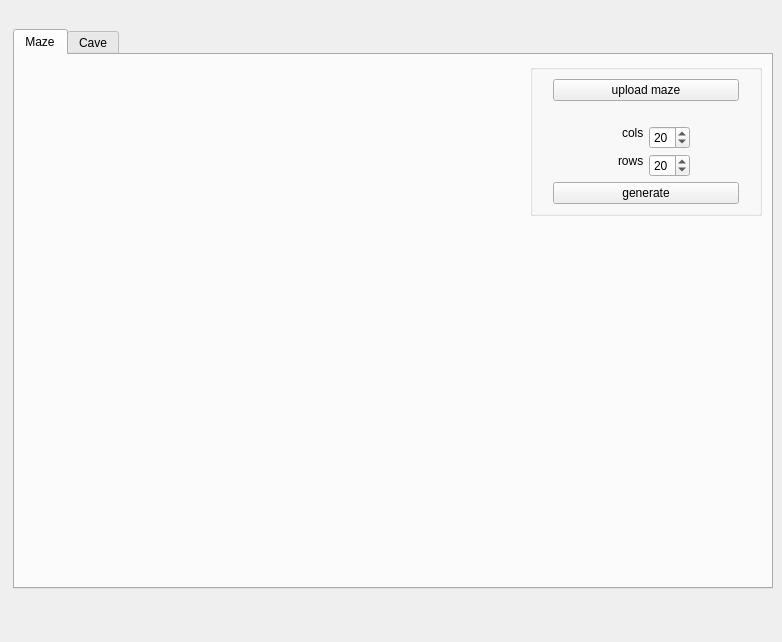
<?xml version="1.0" encoding="UTF-8"?>
<ui version="4.0">
 <class>MainWindow</class>
 <widget class="QMainWindow" name="MainWindow">
  <property name="geometry">
   <rect>
    <x>0</x>
    <y>0</y>
    <width>782</width>
    <height>642</height>
   </rect>
  </property>
  <property name="minimumSize">
   <size>
    <width>564</width>
    <height>642</height>
   </size>
  </property>
  <property name="maximumSize">
   <size>
    <width>100000</width>
    <height>100000</height>
   </size>
  </property>
  <property name="windowTitle">
   <string>MainWindow</string>
  </property>
  <widget class="QWidget" name="centralwidget">
   <property name="minimumSize">
    <size>
     <width>786</width>
     <height>618</height>
    </size>
   </property>
   <property name="maximumSize">
    <size>
     <width>786</width>
     <height>618</height>
    </size>
   </property>
   <layout class="QGridLayout" name="gridLayout_15" columnstretch="0">
    <item row="0" column="0" alignment="Qt::AlignHCenter">
     <widget class="QTabWidget" name="tabWidget">
      <property name="minimumSize">
       <size>
        <width>760</width>
        <height>560</height>
       </size>
      </property>
      <property name="maximumSize">
       <size>
        <width>760</width>
        <height>560</height>
       </size>
      </property>
      <property name="currentIndex">
       <number>0</number>
      </property>
      <widget class="QWidget" name="maze_tab">
       <attribute name="title">
        <string>Maze</string>
       </attribute>
       <layout class="QVBoxLayout" name="verticalLayout">
        <item>
         <layout class="QHBoxLayout" name="horizontalLayout_5">
          <item alignment="Qt::AlignLeft|Qt::AlignTop">
           <widget class="MazeCanvas" name="maze_canvas" native="true">
            <property name="minimumSize">
             <size>
              <width>500</width>
              <height>500</height>
             </size>
            </property>
            <property name="maximumSize">
             <size>
              <width>500</width>
              <height>500</height>
             </size>
            </property>
           </widget>
          </item>
          <item alignment="Qt::AlignTop">
           <widget class="QGroupBox" name="MazeControls">
            <layout class="QVBoxLayout" name="verticalLayout_7">
             <property name="spacing">
              <number>5</number>
             </property>
             <property name="leftMargin">
              <number>20</number>
             </property>
             <property name="rightMargin">
              <number>20</number>
             </property>
             <item>
              <widget class="QPushButton" name="maze_upload_btn">
               <property name="minimumSize">
                <size>
                 <width>0</width>
                 <height>0</height>
                </size>
               </property>
               <property name="maximumSize">
                <size>
                 <width>16777215</width>
                 <height>16777215</height>
                </size>
               </property>
               <property name="text">
                <string>upload maze</string>
               </property>
              </widget>
             </item>
             <item>
              <spacer name="horizontalSpacer_3">
               <property name="orientation">
                <enum>Qt::Horizontal</enum>
               </property>
               <property name="sizeHint" stdset="0">
                <size>
                 <width>40</width>
                 <height>20</height>
                </size>
               </property>
              </spacer>
             </item>
             <item>
              <layout class="QHBoxLayout" name="horizontalLayout_6">
               <item alignment="Qt::AlignRight|Qt::AlignTop">
                <widget class="QLabel" name="cols_label">
                 <property name="text">
                  <string>cols</string>
                 </property>
                 <property name="margin">
                  <number>5</number>
                 </property>
                </widget>
               </item>
               <item alignment="Qt::AlignLeft|Qt::AlignTop">
                <widget class="QSpinBox" name="cols_input">
                 <property name="maximum">
                  <number>50</number>
                 </property>
                 <property name="value">
                  <number>20</number>
                 </property>
                </widget>
               </item>
              </layout>
             </item>
             <item>
              <layout class="QHBoxLayout" name="horizontalLayout_7">
               <item alignment="Qt::AlignRight|Qt::AlignTop">
                <widget class="QLabel" name="rows_label">
                 <property name="text">
                  <string>rows</string>
                 </property>
                 <property name="margin">
                  <number>5</number>
                 </property>
                </widget>
               </item>
               <item alignment="Qt::AlignLeft|Qt::AlignTop">
                <widget class="QSpinBox" name="rows_input">
                 <property name="maximum">
                  <number>50</number>
                 </property>
                 <property name="value">
                  <number>20</number>
                 </property>
                </widget>
               </item>
              </layout>
             </item>
             <item>
              <widget class="QPushButton" name="maze_init_random_btn">
               <property name="text">
                <string>generate</string>
               </property>
              </widget>
             </item>
            </layout>
           </widget>
          </item>
         </layout>
        </item>
       </layout>
      </widget>
      <widget class="QWidget" name="cave_tab">
       <property name="minimumSize">
        <size>
         <width>0</width>
         <height>0</height>
        </size>
       </property>
       <attribute name="title">
        <string>Cave</string>
       </attribute>
       <layout class="QHBoxLayout" name="horizontalLayout_4">
        <item>
         <layout class="QHBoxLayout" name="horizontalLayout_8">
          <item>
           <widget class="CaveCanvas" name="cave_canvas" native="true">
            <property name="minimumSize">
             <size>
              <width>500</width>
              <height>500</height>
             </size>
            </property>
            <property name="maximumSize">
             <size>
              <width>500</width>
              <height>500</height>
             </size>
            </property>
           </widget>
          </item>
          <item alignment="Qt::AlignTop">
           <widget class="QGroupBox" name="CaveControls">
            <layout class="QVBoxLayout" name="verticalLayout_4">
             <property name="spacing">
              <number>5</number>
             </property>
             <property name="leftMargin">
              <number>20</number>
             </property>
             <property name="rightMargin">
              <number>20</number>
             </property>
             <property name="bottomMargin">
              <number>1</number>
             </property>
             <item>
              <widget class="QPushButton" name="cave_upload_btn">
               <property name="text">
                <string>upload</string>
               </property>
              </widget>
             </item>
             <item>
              <spacer name="horizontalSpacer_4">
               <property name="orientation">
                <enum>Qt::Horizontal</enum>
               </property>
               <property name="sizeHint" stdset="0">
                <size>
                 <width>40</width>
                 <height>20</height>
                </size>
               </property>
              </spacer>
             </item>
             <item>
              <layout class="QHBoxLayout" name="horizontalLayout_10">
               <item>
                <widget class="QLabel" name="label_4">
                 <property name="text">
                  <string>cols</string>
                 </property>
                </widget>
               </item>
               <item>
                <widget class="QSpinBox" name="cave_cols">
                 <property name="maximum">
                  <number>50</number>
                 </property>
                 <property name="value">
                  <number>20</number>
                 </property>
                </widget>
               </item>
              </layout>
             </item>
             <item>
              <layout class="QHBoxLayout" name="horizontalLayout_9">
               <item>
                <widget class="QLabel" name="label_3">
                 <property name="text">
                  <string>rows</string>
                 </property>
                </widget>
               </item>
               <item>
                <widget class="QSpinBox" name="cave_rows">
                 <property name="maximum">
                  <number>50</number>
                 </property>
                 <property name="value">
                  <number>20</number>
                 </property>
                </widget>
               </item>
              </layout>
             </item>
             <item>
              <layout class="QHBoxLayout" name="horizontalLayout">
               <property name="topMargin">
                <number>0</number>
               </property>
               <item>
                <widget class="QLabel" name="label_6">
                 <property name="text">
                  <string>chance</string>
                 </property>
                </widget>
               </item>
               <item>
                <widget class="QDoubleSpinBox" name="cave_cell_chance">
                 <property name="maximum">
                  <double>1.000000000000000</double>
                 </property>
                 <property name="singleStep">
                  <double>0.010000000000000</double>
                 </property>
                 <property name="value">
                  <double>0.410000000000000</double>
                 </property>
                </widget>
               </item>
              </layout>
             </item>
             <item>
              <widget class="QPushButton" name="cave_init_random_btn">
               <property name="text">
                <string>init random</string>
               </property>
              </widget>
             </item>
             <item>
              <spacer name="horizontalSpacer">
               <property name="orientation">
                <enum>Qt::Horizontal</enum>
               </property>
               <property name="sizeHint" stdset="0">
                <size>
                 <width>40</width>
                 <height>20</height>
                </size>
               </property>
              </spacer>
             </item>
             <item>
              <layout class="QHBoxLayout" name="horizontalLayout_2">
               <property name="spacing">
                <number>0</number>
               </property>
               <property name="bottomMargin">
                <number>0</number>
               </property>
               <item alignment="Qt::AlignRight">
                <widget class="QLabel" name="label_2">
                 <property name="text">
                  <string>die limit</string>
                 </property>
                 <property name="margin">
                  <number>1</number>
                 </property>
                </widget>
               </item>
               <item>
                <widget class="QSpinBox" name="die_limit_input">
                 <property name="minimumSize">
                  <size>
                   <width>50</width>
                   <height>0</height>
                  </size>
                 </property>
                 <property name="minimum">
                  <number>1</number>
                 </property>
                 <property name="maximum">
                  <number>7</number>
                 </property>
                 <property name="value">
                  <number>3</number>
                 </property>
                </widget>
               </item>
              </layout>
             </item>
             <item>
              <layout class="QHBoxLayout" name="horizontalLayout_3">
               <property name="spacing">
                <number>0</number>
               </property>
               <item alignment="Qt::AlignRight">
                <widget class="QLabel" name="label">
                 <property name="text">
                  <string>born limit</string>
                 </property>
                 <property name="margin">
                  <number>1</number>
                 </property>
                </widget>
               </item>
               <item>
                <widget class="QSpinBox" name="born_limit_input">
                 <property name="minimumSize">
                  <size>
                   <width>50</width>
                   <height>0</height>
                  </size>
                 </property>
                 <property name="styleSheet">
                  <string notr="true"/>
                 </property>
                 <property name="minimum">
                  <number>1</number>
                 </property>
                 <property name="maximum">
                  <number>7</number>
                 </property>
                 <property name="value">
                  <number>4</number>
                 </property>
                </widget>
               </item>
              </layout>
             </item>
             <item>
              <widget class="QPushButton" name="step_render_btn">
               <property name="text">
                <string>step</string>
               </property>
              </widget>
             </item>
             <item>
              <spacer name="horizontalSpacer_2">
               <property name="orientation">
                <enum>Qt::Horizontal</enum>
               </property>
               <property name="sizeHint" stdset="0">
                <size>
                 <width>40</width>
                 <height>20</height>
                </size>
               </property>
              </spacer>
             </item>
             <item>
              <layout class="QHBoxLayout" name="horizontalLayout_11">
               <property name="spacing">
                <number>0</number>
               </property>
               <item>
                <widget class="QSpinBox" name="render_timeout_input">
                 <property name="minimumSize">
                  <size>
                   <width>50</width>
                   <height>0</height>
                  </size>
                 </property>
                 <property name="minimum">
                  <number>100</number>
                 </property>
                 <property name="maximum">
                  <number>10000</number>
                 </property>
                 <property name="singleStep">
                  <number>100</number>
                 </property>
                </widget>
               </item>
               <item>
                <widget class="QLabel" name="label_5">
                 <property name="text">
                  <string>ms</string>
                 </property>
                 <property name="margin">
                  <number>1</number>
                 </property>
                </widget>
               </item>
              </layout>
             </item>
             <item>
              <widget class="QPushButton" name="auto_render_btn">
               <property name="text">
                <string>auto</string>
               </property>
              </widget>
             </item>
             <item>
              <widget class="QPushButton" name="emergency_stop_btn">
               <property name="text">
                <string>emergency stop</string>
               </property>
              </widget>
             </item>
            </layout>
           </widget>
          </item>
         </layout>
        </item>
       </layout>
      </widget>
     </widget>
    </item>
   </layout>
  </widget>
  <widget class="QMenuBar" name="menubar">
   <property name="geometry">
    <rect>
     <x>0</x>
     <y>0</y>
     <width>782</width>
     <height>24</height>
    </rect>
   </property>
  </widget>
 </widget>
 <customwidgets>
  <customwidget>
   <class>MazeCanvas</class>
   <extends>QWidget</extends>
   <header>views/maze_canvas.h</header>
   <container>1</container>
  </customwidget>
  <customwidget>
   <class>CaveCanvas</class>
   <extends>QWidget</extends>
   <header>views/cave_canvas.h</header>
   <container>1</container>
  </customwidget>
 </customwidgets>
 <resources/>
 <connections/>
</ui>
